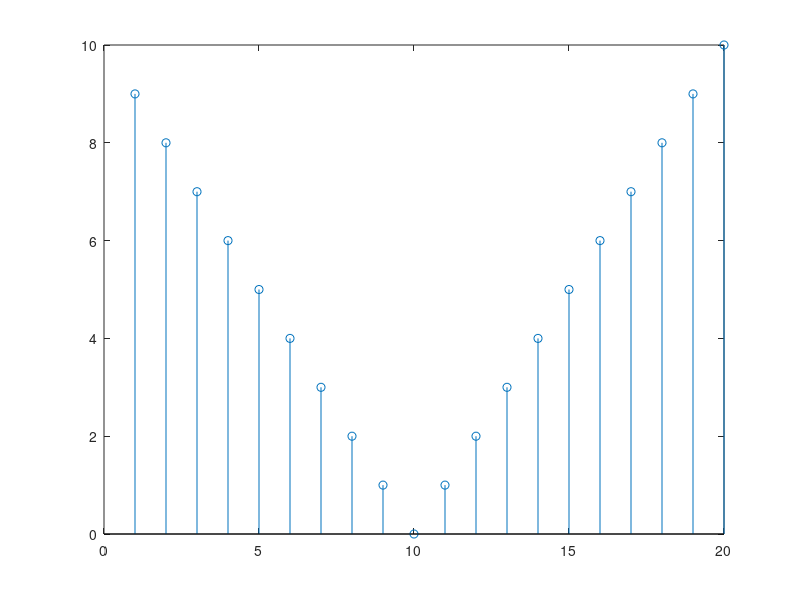

The MATLAB source for this figure:
function exercitiul4_b()
    n = 1:20;
    f = []; %vectorul cu elemente
    for i=1:1:20
       f(i) = abs(10 - i);
    end
    
    stem(n,f);

end